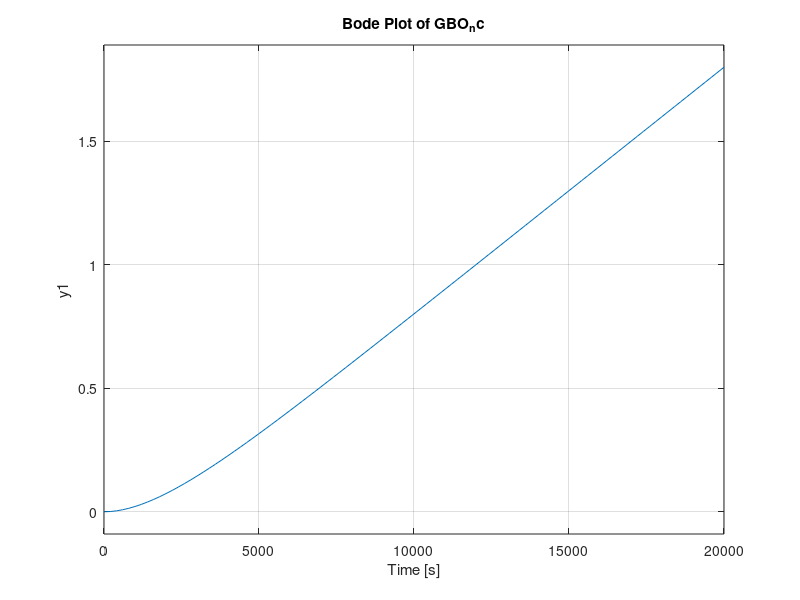
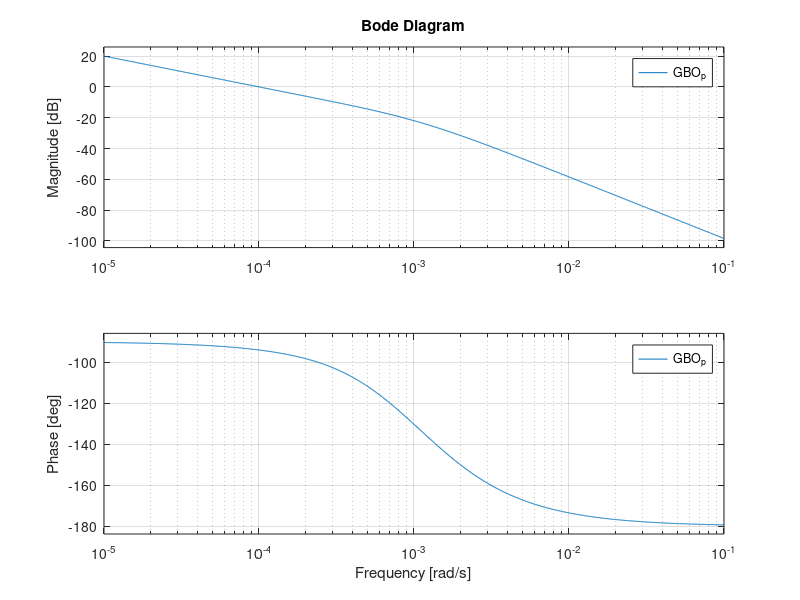
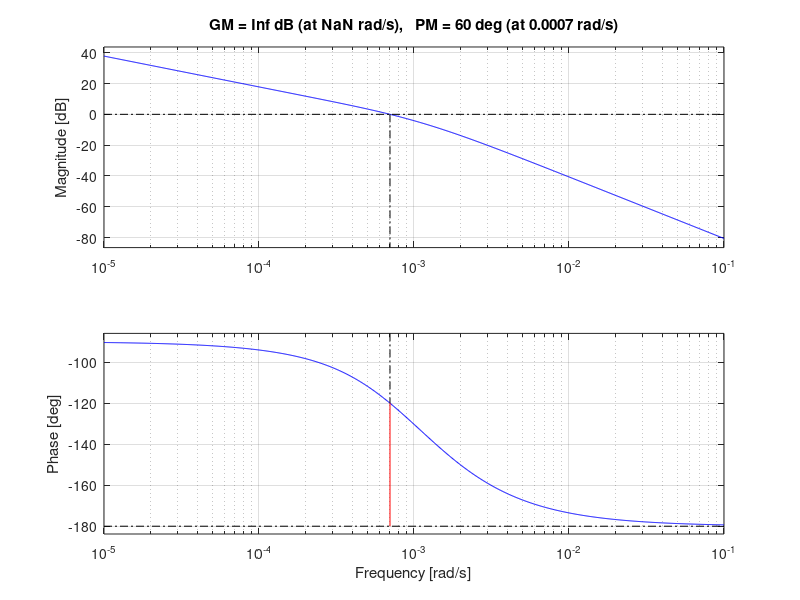
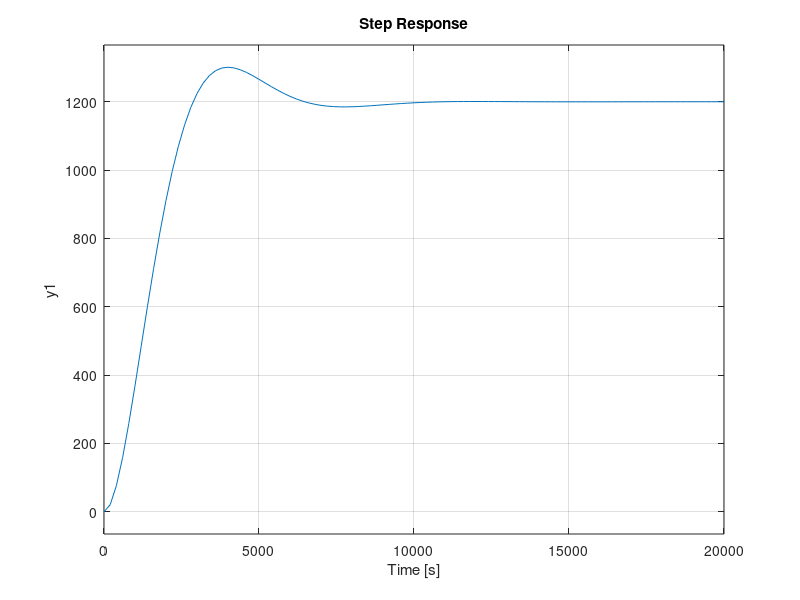

The MATLAB source for these figures, in order:
clear;
clc;
close all;
p=tf('p');
K1=0.02;
K2=5*10^(-3);
tau1=2000;
G= K1/(p*(1+tau1*p))
%Q25
GBO_nc=K2*G
figure(1)
step(GBO_nc)
%bode(GBO_nc);
grid on;
title('Bode Plot of GBO_nc');
%Screens Stefan
Omega_0C_rad=7*10^(-4); %rad/s
Omega_0C_deg=180/pi*Omega_0C_rad; %degrés

Mphi_deg= 60 %Marge de phase en degrés
Mphi_rad= pi/180*Mphi_deg %Marge de phase en radians

GBO_ncfr=freqresp(GBO_nc,Omega_0C_rad); %Calcul de GBO_nc(j fr)
phaseRad= angle(GBO_ncfr)
phaseDeg= 180/pi*phaseRad
%Q26
Delta_Phi_deg= Mphi_deg-pi-phaseDeg
Delta_Phi_rad= Mphi_rad -pi-phaseRad

%Q27
Phimax_rad=Delta_Phi_rad;
Omega_max_rad= Omega_0C_rad;

a=(1+sin(Phimax_rad))/(1-sin(Phimax_rad))
tau=1/(Omega_max_rad*sqrt(a))

%Q28
GBO_p=K2*G*((1+a*tau*p)/(1+tau*p))
GBO_pfr=freqresp(GBO_p,Omega_max_rad);
module=abs(GBO_pfr);
gaindB= 20*log10(module)
figure(2)
grid on;
bode(GBO_p)
%margin(GBO_p)

%Q29
%On utilise la formule qui lie le gain a K (module de la FT)
K=10^(-gaindB/20)

%Q30
C= K*((1+a*tau*p)/(1+tau*p))
GBO= K2*G*C
figure(3)
grid on;
margin(GBO)
%cf picture

%Q31
figure(4)
FBF=minreal(GBO/(1+GBO))
step(1200*FBF)

tr52=5.11e+03; %5110 secondes
trmax=3.3*3600 %=11880 secondes

%On constate que le tr5<trmax donc les objets ne seront pas endommagés par
%le choix de ces paramètres.Inutile de les redéterminer.

%Q32

duree_1_cycle= (2*tr52+3600+1440)/3600 
%La durée d'un cycle se trouve par la définition du cahier des charges du
%four qui définit le temps total qui se découpe en 3 parties: 
% 1-Temps pour atteindre le régime permanent pour 
% atteindre la température de 1200 degrés (2*temps de réponse à 5 pourcents
% 2-Temps de chauffe des objets pendant une heure (3600 secondes) 
% à la température de 1200 degrés 
% 3-Temps de refroidissement du four 24min (1440 secondes)
nombre_de_cycles= 24/(duree_1_cycle)

%Q33
